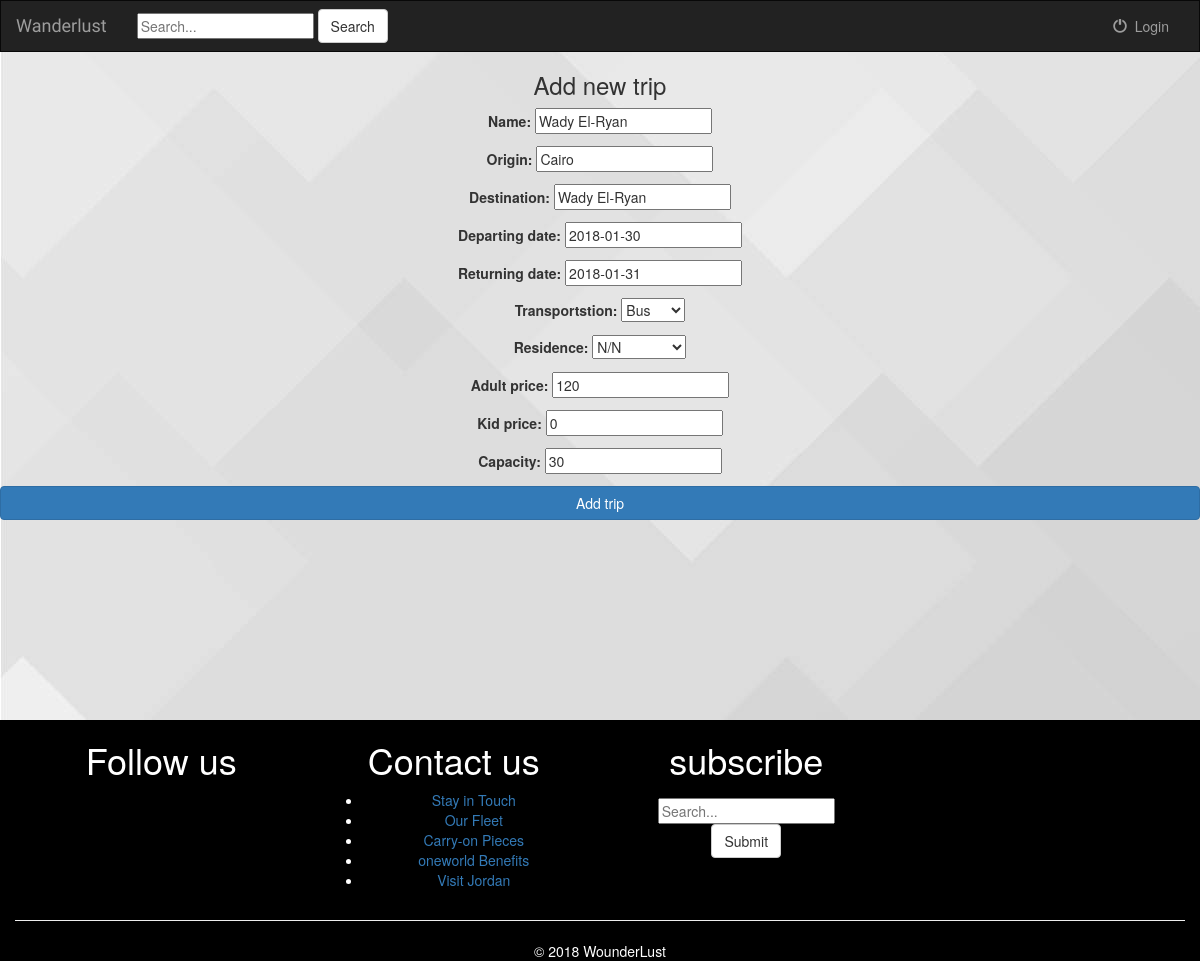
/Wanderlust/trip/3/edit/, run on the app's committed database.
### trips/models.py (models this page shows, shortened)
class Trip(models.Model):
    name = models.CharField(max_length=250)
    description = models.TextField(max_length=5000, null=True)
    origin = models.CharField(max_length=50, default="Cairo")
    destination = models.CharField(max_length=50)
    departing_date = models.DateField()
    returning_date = models.DateField()
    transportstion = models.CharField(max_length=10, choices=trans_Choices)
    residence = models.CharField(max_length=20, choices=residence_Choices)
    adult_price = models.PositiveSmallIntegerField(default=0)
    kid_price = models.PositiveSmallIntegerField(default=0)
    capacity = models.PositiveSmallIntegerField(default=0)
    reservation = models.ManyToManyField(User, blank=True)
    trip_image1 = models.FileField(default='', blank=True)
    trip_image2 = models.FileField(default='', blank=True)
    trip_image3 = models.FileField(default='', blank=True)

### trips/views.py (the view)
# urls.py: url(r'^trip/(?P<pk>[0-9]+)/edit/$', views.TripUpdate.as_view(), name='trip-update'),
class TripUpdate(UpdateView):
    model = Trip
    fields = ['name', 'origin', 'destination',
            'departing_date', 'returning_date',
            'transportstion', 'residence',
            'adult_price' ,'kid_price' ,'capacity']

### trips/templates/trips/trip_form.html (shortened to what this page needs)
{%  extends 'trips/base.html' %}
{%  block body %}
    <div class="card-body">
       <h3 class="card-title">Add new trip</h3>
            <form method="post" novalidate>
                {{ form.as_p }}
                <button type="submit" class="btn btn-primary btn-block">Add trip</button>
            </form>
   </div>
{%  endblock %}

### trips/static/trips/style.css (style rules this page uses)
body { background: white url("images/background.jpg"); }

### data on the page
Trip: name "Wady El-Ryan", origin "Cairo", destination "Wady El-Ryan", departing_date "2018-01-30", returning_date "2018-01-31", transportstion "Bus", residence "N/N", adult_price "120", kid_price "0", capacity "30"
